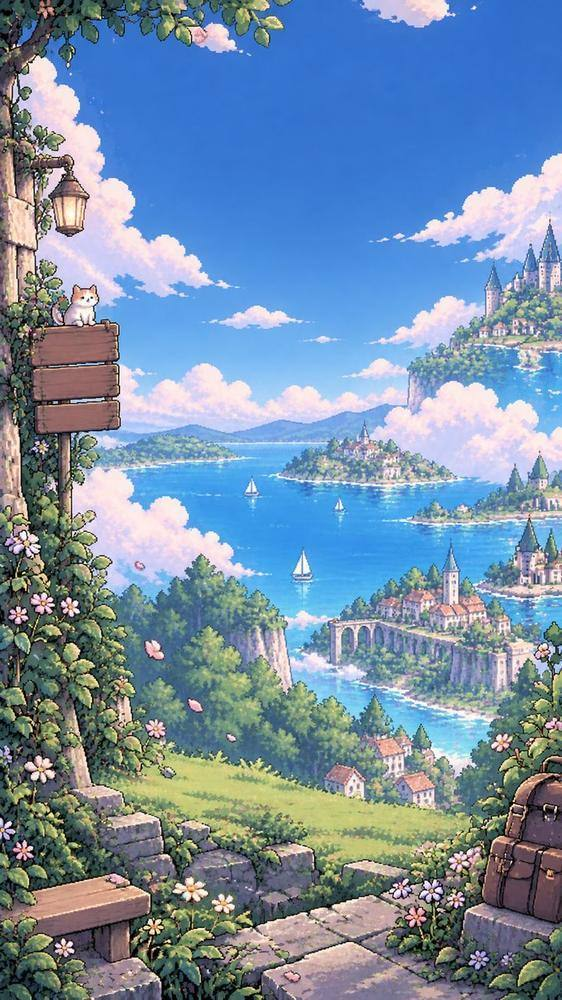
#> input picture miniprogram/images/ui/splash-bg.jpg, 562 x 1000 px
$ python opt_images.py
#> lines starting #> are read from the running program, lines starting #| are printed output that depends on the picture
#> in compress_jpg, im is the input picture: PIL image 562x1000 RGB; mean R, G, B 118.4, 143.1, 168.4
# -*- coding: utf-8 -*-
"""图片无损感压缩：只动编码参数，不改尺寸，逐张报告 PSNR"""
import os, io
from PIL import Image, ImageChops
import math

BASE = os.path.abspath(os.path.join(os.path.dirname(__file__), '..', 'miniprogram', 'images'))


def psnr(a, b):
    diff = ImageChops.difference(a.convert('RGB'), b.convert('RGB'))
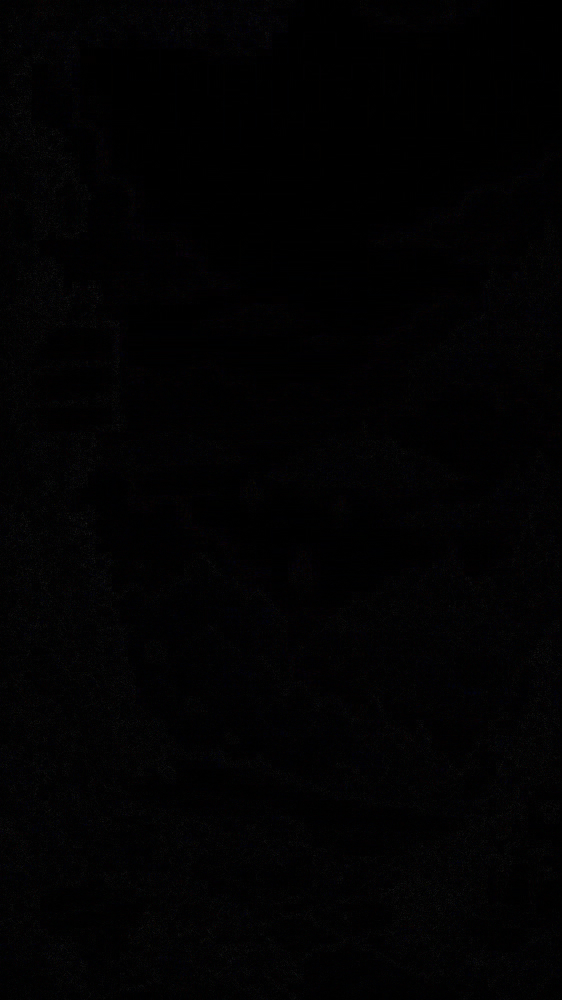
#> diff: PIL image 562x1000 RGB; mean R, G, B 2, 1.8, 2.3
    h = diff.histogram()
#> h = 768 values, max 177775 at index 256, min 0 at index 27, mean 2195.3
    sq = 0
    for i in range(256):
        sq += (i ** 2) * h[i]
#> this loop made 256 passes
#> sq on passes 1 to 3: 0, 135637, 485117
#> after the loop, sq = 5317369
    total = a.size[0] * a.size[1] * 3
#> total = 1686000
    mse = sq / float(total)
#> mse = 3.15
    if mse == 0:
        return 99.0
    return 10 * math.log10((255.0 ** 2) / mse)


def compress_jpg(p, quality, label):
    before = os.path.getsize(p)
    im = Image.open(p).convert('RGB')
    buf = io.BytesIO()
    im.save(buf, 'JPEG', quality=quality, optimize=True, progressive=True, subsampling=1)
    buf.seek(0)
    new = Image.open(buf)
    score = psnr(im, new)
#> score = 43.14
    after = buf.tell()
    if after < before:
        with open(p, 'wb') as f:
            f.write(buf.getvalue())
        print('%-34s %5dKB -> %4dKB  PSNR=%.1fdB' % (label, before // 1024, after // 1024, score))
        return before - after
    print('%-34s 跳过（无法变小）' % label)
    return 0


def compress_png(p, label, colors=128):
    before = os.path.getsize(p)
    im = Image.open(p)
    alpha = im.mode in ('RGBA', 'LA') or 'transparency' in im.info
    if alpha:
        im2 = im.convert('RGBA')
        q = im2.quantize(colors=colors, method=Image.FASTOCTREE, dither=Image.NONE)
        buf = io.BytesIO()
        q.save(buf, 'PNG', optimize=True)
    else:
        im2 = im.convert('RGB')
        q = im2.quantize(colors=colors, method=Image.MEDIANCUT, dither=Image.FLOYDSTEINBERG)
        buf = io.BytesIO()
        q.save(buf, 'PNG', optimize=True)
    after = buf.tell()
    if after < before:
        with open(p, 'wb') as f:
            f.write(buf.getvalue())
        print('%-34s %5dKB -> %4dKB  (palette %d)' % (label, before // 1024, after // 1024, colors))
        return before - after
    print('%-34s 跳过（无法变小）' % label)
    return 0


total = 0

# 单张底图：q=80 已经很接近原图，肉眼不可辨
p = os.path.join(BASE, 'ui', 'splash-bg.jpg')
if os.path.exists(p):
    total += compress_jpg(p, 80, 'ui/splash-bg.jpg')

# 角色背景图：q=78，展示尺寸 < 屏宽，压缩后不可辨
bgdir = os.path.join(BASE, 'preset', 'bg')
#> (the run stopped early here; a loop or call above may not have finished)
